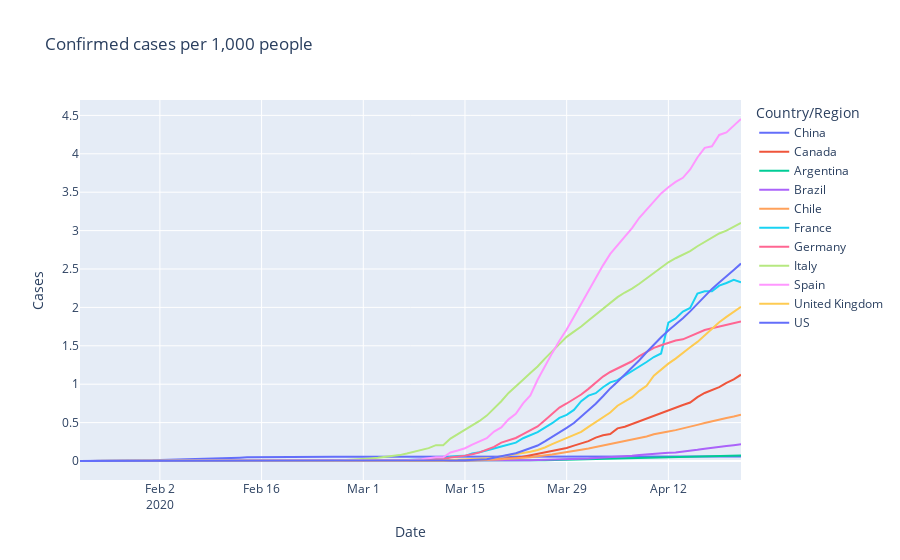
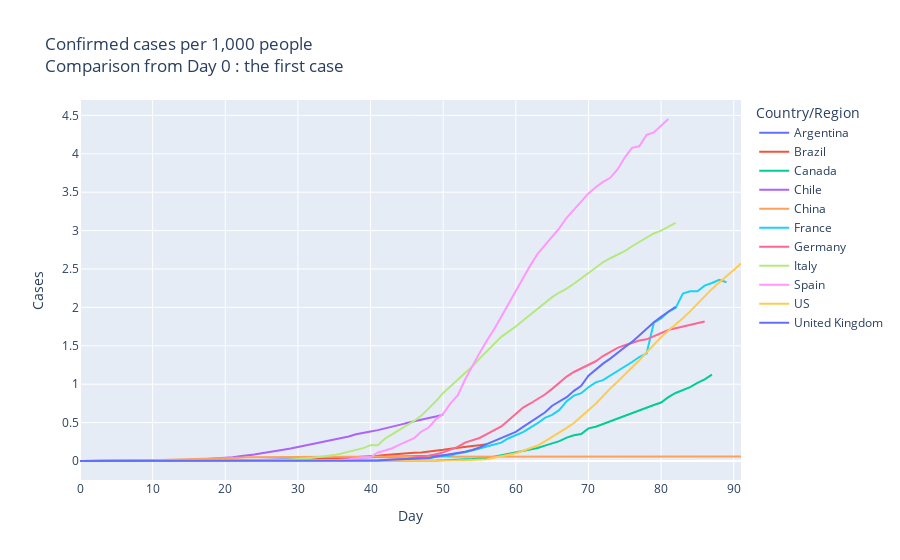

Notebook code cell kept with these figures, in order:
### Markdown cell above
#### Normalization of cases for comparison

### Code cell
time = confirmed.columns[-1]
meta = prepare_metadata('Confirmed')
#meta_to_html(meta)
confirmed_norm = normalize(confirmed,n)
#confirmed_norm.plot(title=title)
#plot_with_plotly(confirmed_norm,meta)
timeseries_with_plotly(confirmed_norm,meta)
firstcase_compare_plot(confirmed_norm,'Confirmed')
